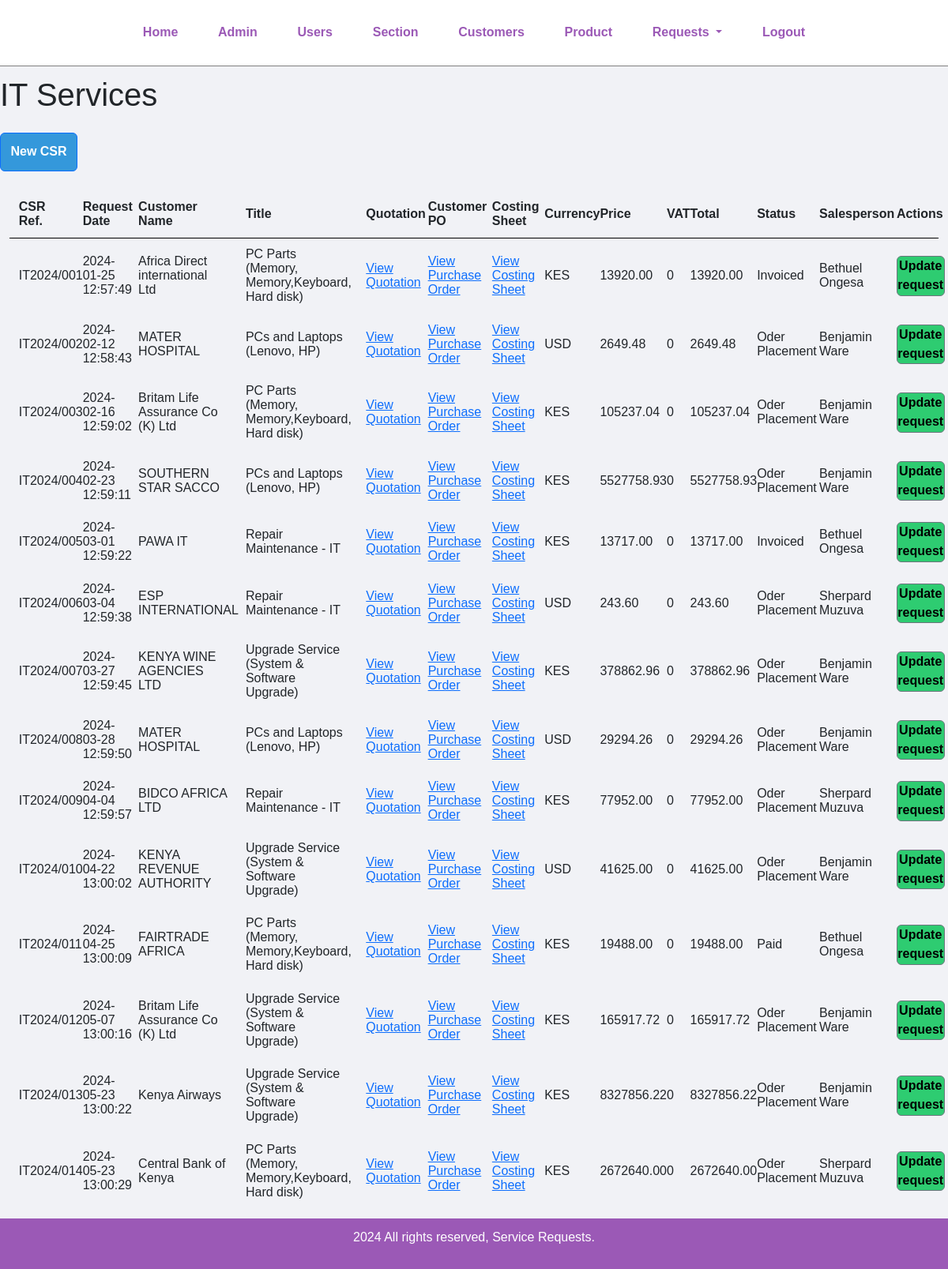
Page /manage-it-request.php (signed in) on the committed database.
### tables this page shows
CREATE TABLE `tbl_it_request` (
  `id` int(10) UNSIGNED NOT NULL,
  `request_date` timestamp NOT NULL DEFAULT current_timestamp() ON UPDATE current_timestamp(),
  `customer_name` varchar(150) NOT NULL,
  `quotation` varchar(255) NOT NULL,
  `customer_po` varchar(255) NOT NULL,
  `costing_sheet` varchar(255) NOT NULL,
  `currency` varchar(10) NOT NULL,
  `price` decimal(10,2) NOT NULL,
  `vat` decimal(10,0) NOT NULL,
  `total` decimal(10,2) NOT NULL,
  `status` varchar(50) NOT NULL,
  `sales_person` varchar(150) NOT NULL,
  `description` varchar(150) NOT NULL,
  `title` varchar(150) NOT NULL
);

CREATE TABLE `tbl_customer` (
  `id` int(10) UNSIGNED NOT NULL,
  `customer_name` varchar(150) DEFAULT NULL,
  `customer_contact` varchar(20) DEFAULT NULL,
  `customer_email` varchar(150) DEFAULT NULL,
  `customer_address` varchar(255) DEFAULT NULL,
  `featured` varchar(10) NOT NULL,
  `active` varchar(10) NOT NULL
);

CREATE TABLE `tbl_product` (
  `id` int(10) UNSIGNED NOT NULL,
  `title` varchar(100) NOT NULL,
  `section_id` int(10) UNSIGNED NOT NULL,
  `featured` varchar(10) NOT NULL,
  `active` varchar(10) NOT NULL
);

CREATE TABLE `tbl_user` (
  `id` int(11) NOT NULL,
  `user_name` varchar(50) NOT NULL,
  `email` varchar(50) NOT NULL,
  `role` varchar(30) NOT NULL,
  `department` enum('IT','TS') NOT NULL
);

### manage-it-request.php (the view, shortened to what this page needs)
<?php include('partials/menu.php'); ?>
<div class="main-content">
    <div class="wrapper" style="width:100%">
        <h1 class="row mb-4">IT Services</h1>
        <a href="add-it-request.php" class="btn btn-primary col-sm-1 row mb-4">New CSR</a>
        <table class="tbl-full">
            <tr>
                <th>CSR Ref.</th>
                <th>Request Date</th>
                <th>Customer Name</th>
                <th>Title</th>
                <th>Quotation</th>
                <th>Customer PO</th>
                <th>Costing Sheet</th>
                <th>Currency</th>
                <th>Price</th>
                <th>VAT</th>
                <th>Total</th>
                <th>Status</th>
                <th>Salesperson</th>
                <th>Actions</th>
            </tr>
            <?php
                $sql = "
                    SELECT * FROM tbl_it_request
                    JOIN
                        tbl_customer ON tbl_it_request.customer_name = tbl_customer.id
                    JOIN
                        tbl_product ON tbl_it_request.title = tbl_product.id
                    JOIN
                        tbl_user ON tbl_it_request.sales_person = tbl_user.id
                    ORDER BY
                        tbl_it_request.id ASC
                ";
                $res = mysqli_query($conn, $sql);
                $count = mysqli_num_rows($res);
                $sn = 1;
                if($count > 0) {
                    while($row = mysqli_fetch_assoc($res)) {
                        $id = $row['id'];
                        $request_date = $row['request_date'];
                        $customer_name = $row['customer_name'];
                        $title = $row['title'];
                        $quotation = $row['quotation'];
                        $customer_po = $row['customer_po'];
                        $costing_sheet = $row['costing_sheet'];
                        $currency = $row['currency'];
                        $price = $row['price'];
                        $vat = $row['vat'];
                        $total = $row['total'];
                        $status = $row['status'];
                        $salesperson = $row['user_name'];
                        ?>
                        <tr>
                            <td><?php echo "IT" . date("Y") . "/" . sprintf('%03d', $sn++); ?></td>
                            <td><?php echo $request_date; ?></td>
                            <td><?php echo $customer_name; ?></td>
                            <td><?php echo $title; ?></td>
                            <td>
                                <?php
                                    if ($quotation != "") {
                                        ?>
                                        <a href="<?php echo SITEURL; ?>uploads/files_it/quotation/<?php echo $quotation; ?>" target="_blank">View Quotation</a>
                                    <?php
                                    } else {
                                        echo "<div class='error'>Please attach quotation.</div>";
                                    }
                                ?>
                            </td>
                            <td>
                                <?php
                                    if ($customer_po != "") {
                                        ?>
                                        <a href="<?php echo SITEURL; ?>uploads/files_it/po/<?php echo $customer_po; ?>" target="_blank">View Purchase Order</a>
                                    <?php
                                    } else {
                                        echo "<div class='error'>Please attach purchase order.</div>";
                                    }
                                ?>
                            </td>
                            <td>
                                <?php
                                    if ($costing_sheet != "") {
                                        ?>
                                        <a href="<?php echo SITEURL; ?>uploads/files_it/costing/<?php echo $costing_sheet; ?>" target="_blank">View Costing Sheet</a>
                                    <?php
                                    } else {
                                        echo "<div class='error'>Please attach costing sheet.</div>";
                                    }
                                ?>
                            </td>
                            <td><?php echo $currency; ?></td>
                            <td><?php echo $price; ?></td>
                            <td><?php echo $vat; ?></td>
                            <td><?php echo $total; ?></td>
                            <td><?php echo $status; ?></td>
                            <td><?php echo $salesperson; ?></td>
                            <td>
                                <a href="<?php echo SITEURL; ?>update-it-request.php?id=<?php echo $id; ?>" class="btn btn-secondary col-sm-2.5">Update request</a>
                            </td>
                        </tr>
                        <?php
                    }
                } else {
                    echo "<tr><td colspan='14' class='error'>No request available</td></tr>";
                }
            ?>
        </table>
    </div>
</div>
<?php include('partials/footer.php'); ?>

### css/admin.css (style rules this page uses)
* { margin: 0; padding: 0; font-family: Arial, Helvetica, sans-serif; }
.wrapper { padding: 1%; width: 80%; margin: 0 auto; }
.tbl-full { width: 100%; }
table tr th { border-bottom: 1px solid black; padding: 1%; text-align: left; }
table tr td { padding: 1%; }
.btn-primary { background-color: #3498db; padding: 1%; color: white; text-decoration: none; font-weight: bold; }
.btn-secondary { background-color: #2ecc71; padding: 1%; color: black; text-decoration: none; font-weight: bold; }
.main-content { background-color: #f1f2f6; }

### rows in the picture
tbl_it_request: request_date "2024-01-25 12:57:49", tbl_customer.customer_name "Africa Direct international Ltd", tbl_product.title "PC Parts (Memory, Memory,Keyboard, Hard disk)", currency "KES", price "13920.00", vat "0", total "13920.00", status "Invoiced", tbl_user.user_name "Bethuel Ongesa"
tbl_it_request: request_date "2024-02-12 12:58:43", tbl_customer.customer_name "MATER HOSPITAL", tbl_product.title "PCs and Laptops (Lenovo, HP)", currency "USD", price "2649.48", vat "0", total "2649.48", status "Oder Placement", tbl_user.user_name "Benjamin Ware"
tbl_it_request: request_date "2024-02-16 12:59:02", tbl_customer.customer_name "Britam Life Assurance Co (K) Ltd", tbl_product.title "PC Parts (Memory, Memory,Keyboard, Hard disk)", currency "KES", price "105237.04", vat "0", total "105237.04", status "Oder Placement", tbl_user.user_name "Benjamin Ware"
tbl_it_request: request_date "2024-02-23 12:59:11", tbl_customer.customer_name "SOUTHERN STAR SACCO", tbl_product.title "PCs and Laptops (Lenovo, HP)", currency "KES", price "5527758.93", vat "0", total "5527758.93", status "Oder Placement", tbl_user.user_name "Benjamin Ware"
tbl_it_request: request_date "2024-03-01 12:59:22", tbl_customer.customer_name "PAWA IT", tbl_product.title "Repair Maintenance - IT", currency "KES", price "13717.00", vat "0", total "13717.00", status "Invoiced", tbl_user.user_name "Bethuel Ongesa"
tbl_it_request: request_date "2024-03-04 12:59:38", tbl_customer.customer_name "ESP INTERNATIONAL", tbl_product.title "Repair Maintenance - IT", currency "USD", price "243.60", vat "0", total "243.60", status "Oder Placement", tbl_user.user_name "Sherpard Muzuva"
tbl_it_request: request_date "2024-03-27 12:59:45", tbl_customer.customer_name "KENYA WINE AGENCIES LTD", tbl_product.title "Upgrade Service (System & Software Upgrade)", currency "KES", price "378862.96", vat "0", total "378862.96", status "Oder Placement", tbl_user.user_name "Benjamin Ware"
tbl_it_request: request_date "2024-03-28 12:59:50", tbl_customer.customer_name "MATER HOSPITAL", tbl_product.title "PCs and Laptops (Lenovo, HP)", currency "USD", price "29294.26", vat "0", total "29294.26", status "Oder Placement", tbl_user.user_name "Benjamin Ware"
tbl_it_request: request_date "2024-04-04 12:59:57", tbl_customer.customer_name "BIDCO AFRICA LTD", tbl_product.title "Repair Maintenance - IT", currency "KES", price "77952.00", vat "0", total "77952.00", status "Oder Placement", tbl_user.user_name "Sherpard Muzuva"
tbl_it_request: request_date "2024-04-22 13:00:02", tbl_customer.customer_name "KENYA REVENUE AUTHORITY", tbl_product.title "Upgrade Service (System & Software Upgrade)", currency "USD", price "41625.00", vat "0", total "41625.00", status "Oder Placement", tbl_user.user_name "Benjamin Ware"
tbl_it_request: request_date "2024-04-25 13:00:09", tbl_customer.customer_name "FAIRTRADE AFRICA", tbl_product.title "PC Parts (Memory, Memory,Keyboard, Hard disk)", currency "KES", price "19488.00", vat "0", total "19488.00", status "Paid", tbl_user.user_name "Bethuel Ongesa"
tbl_it_request: request_date "2024-05-07 13:00:16", tbl_customer.customer_name "Britam Life Assurance Co (K) Ltd", tbl_product.title "Upgrade Service (System & Software Upgrade)", currency "KES", price "165917.72", vat "0", total "165917.72", status "Oder Placement", tbl_user.user_name "Benjamin Ware"
tbl_it_request: request_date "2024-05-23 13:00:22", tbl_customer.customer_name "Kenya Airways", tbl_product.title "Upgrade Service (System & Software Upgrade)", currency "KES", price "8327856.22", vat "0", total "8327856.22", status "Oder Placement", tbl_user.user_name "Benjamin Ware"
tbl_it_request: request_date "2024-05-23 13:00:29", tbl_customer.customer_name "Central Bank of Kenya", tbl_product.title "PC Parts (Memory, Memory,Keyboard, Hard disk)", currency "KES", price "2672640.00", vat "0", total "2672640.00", status "Oder Placement", tbl_user.user_name "Sherpard Muzuva"
